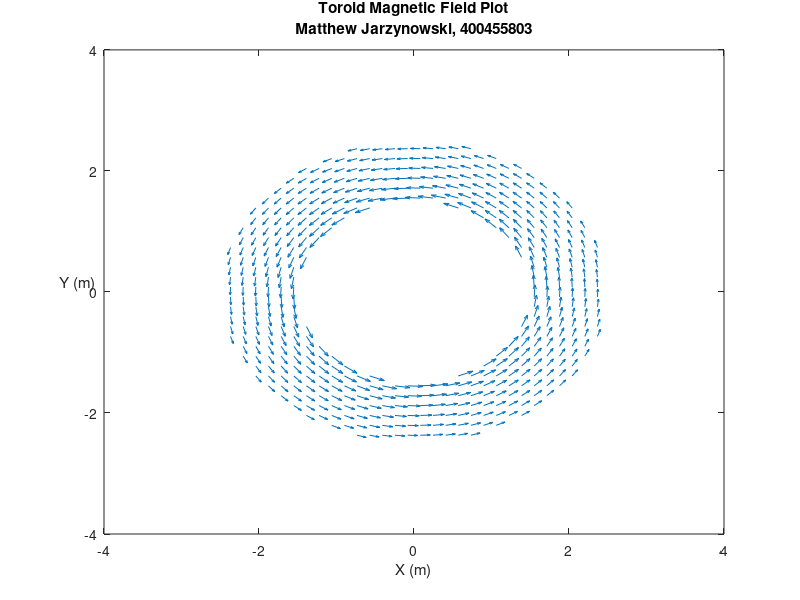

MATLAB code to generate this figure:
% Matlab Set 16 - Toroid Field Plotting
% Matthew Jarzynowski

clc; % Clear the command window
clear; % Clear all previous variables

% Toroid Definition

I = 5.0; % Current inside the loops
N = 200; % Number of turns
Ri = 1.5; % Interior radii
Ro = 2.5; % Outer radii

% Plotting Points, (X,Y)
X_points = 50;
Y_points = 50;

% Regional Definition

Xmin = -4;
Xmax = 4;
Ymin = -4;
Ymax = 4;

% Step Sizes, Relative
dx = (Xmax - Xmin)/(X_points-1);
dy = (Ymax - Ymin)/(Y_points-1);

% Initial Grid Sizing
[X,Y] = meshgrid(Xmin:dx:Xmax, Ymin:dy:Ymax);

Z = zeros(size(X)); % Zeros matrix, waiting for plot values

% Magnetic Field Component Calculations
Bx = zeros(size(X)); % Relative X components
By = zeros(size(Y)); % Relative Y components

% Iterating through each point in the XY-plane using matrix dimensions
for i = 1:size(X,1)
    for j = 1:size(Y,2)
        x = X(i,j);
        y = Y(i,j);
        R = sqrt(x^2 + y^2);

        % Magnetic field, relative to the toroid's interior
        if R >= Ri && R <= Ro
            BPhi = (I*N)/(2*pi*R);
            Bx(i,j) = -BPhi * sin(atan2(y,x));
            By(i,j) = BPhi * cos(atan2(y,x));
        end
    end
end

% Plot the magnetic field, on the XY plane
quiver(X, Y, Bx, By);

% Plot Settings
xlabel('X (m)'); % Label x axis
ylabel('Y (m)', "Rotation",0); % Label y axis

title({'Toroid Magnetic Field Plot','Matthew Jarzynowski, 400455803'})



